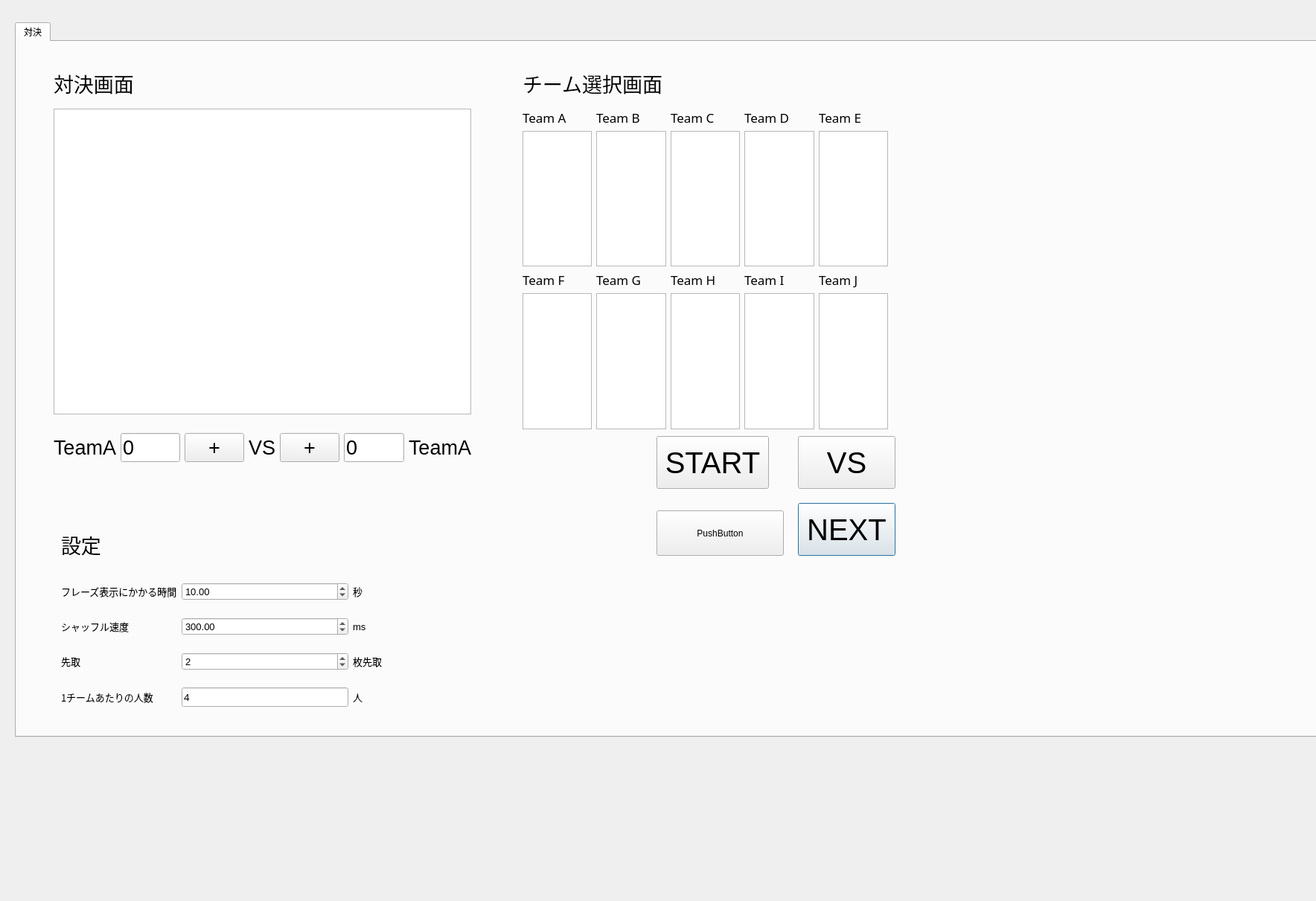
<?xml version="1.0" encoding="UTF-8"?>
<ui version="4.0">
 <class>Control</class>
 <widget class="QDialog" name="Control">
  <property name="geometry">
   <rect>
    <x>0</x>
    <y>0</y>
    <width>1768</width>
    <height>1211</height>
   </rect>
  </property>
  <property name="windowTitle">
   <string>Control Panel</string>
  </property>
  <widget class="QTabWidget" name="tabWidget">
   <property name="geometry">
    <rect>
     <x>20</x>
     <y>30</y>
     <width>1891</width>
     <height>961</height>
    </rect>
   </property>
   <property name="font">
    <font>
     <pointsize>9</pointsize>
    </font>
   </property>
   <property name="styleSheet">
    <string notr="true"/>
   </property>
   <property name="currentIndex">
    <number>0</number>
   </property>
   <widget class="QWidget" name="tab">
    <attribute name="title">
     <string>対決</string>
    </attribute>
    <widget class="QPushButton" name="nextButton">
     <property name="geometry">
      <rect>
       <x>1050</x>
       <y>620</y>
       <width>131</width>
       <height>71</height>
      </rect>
     </property>
     <property name="font">
      <font>
       <pointsize>30</pointsize>
      </font>
     </property>
     <property name="text">
      <string>NEXT</string>
     </property>
    </widget>
    <widget class="QTextEdit" name="textEdit">
     <property name="geometry">
      <rect>
       <x>50</x>
       <y>90</y>
       <width>561</width>
       <height>411</height>
      </rect>
     </property>
     <property name="font">
      <font>
       <pointsize>10</pointsize>
      </font>
     </property>
     <property name="html">
      <string>&lt;!DOCTYPE HTML PUBLIC &quot;-//W3C//DTD HTML 4.0//EN&quot; &quot;http://www.w3.org/TR/REC-html40/strict.dtd&quot;&gt;
&lt;html&gt;&lt;head&gt;&lt;meta name=&quot;qrichtext&quot; content=&quot;1&quot; /&gt;&lt;style type=&quot;text/css&quot;&gt;
p, li { white-space: pre-wrap; }
&lt;/style&gt;&lt;/head&gt;&lt;body style=&quot; font-family:'MS UI Gothic'; font-size:10pt; font-weight:400; font-style:normal;&quot;&gt;
&lt;p style=&quot;-qt-paragraph-type:empty; margin-top:0px; margin-bottom:0px; margin-left:0px; margin-right:0px; -qt-block-indent:0; text-indent:0px; font-size:80pt;&quot;&gt;&lt;br /&gt;&lt;/p&gt;
&lt;p style=&quot;-qt-paragraph-type:empty; margin-top:0px; margin-bottom:0px; margin-left:0px; margin-right:0px; -qt-block-indent:0; text-indent:0px; font-size:80pt;&quot;&gt;&lt;br /&gt;&lt;/p&gt;&lt;/body&gt;&lt;/html&gt;</string>
     </property>
    </widget>
    <widget class="QWidget" name="horizontalLayoutWidget">
     <property name="geometry">
      <rect>
       <x>50</x>
       <y>510</y>
       <width>561</width>
       <height>71</height>
      </rect>
     </property>
     <layout class="QHBoxLayout" name="horizontalLayout">
      <item>
       <widget class="QLabel" name="labelL">
        <property name="font">
         <font>
          <pointsize>20</pointsize>
         </font>
        </property>
        <property name="text">
         <string>TeamA</string>
        </property>
       </widget>
      </item>
      <item>
       <widget class="QLineEdit" name="pointL">
        <property name="font">
         <font>
          <pointsize>20</pointsize>
         </font>
        </property>
        <property name="text">
         <string>0</string>
        </property>
       </widget>
      </item>
      <item>
       <widget class="QPushButton" name="buttonL">
        <property name="font">
         <font>
          <pointsize>20</pointsize>
         </font>
        </property>
        <property name="text">
         <string>+</string>
        </property>
       </widget>
      </item>
      <item>
       <widget class="QLabel" name="label_31">
        <property name="font">
         <font>
          <pointsize>20</pointsize>
         </font>
        </property>
        <property name="text">
         <string>VS</string>
        </property>
       </widget>
      </item>
      <item>
       <widget class="QPushButton" name="buttonR">
        <property name="font">
         <font>
          <pointsize>20</pointsize>
         </font>
        </property>
        <property name="text">
         <string>+</string>
        </property>
       </widget>
      </item>
      <item>
       <widget class="QLineEdit" name="pointR">
        <property name="font">
         <font>
          <pointsize>20</pointsize>
         </font>
        </property>
        <property name="text">
         <string>0</string>
        </property>
       </widget>
      </item>
      <item>
       <widget class="QLabel" name="labelR">
        <property name="font">
         <font>
          <pointsize>20</pointsize>
         </font>
        </property>
        <property name="text">
         <string>TeamA</string>
        </property>
       </widget>
      </item>
     </layout>
    </widget>
    <widget class="QWidget" name="gridLayoutWidget">
     <property name="geometry">
      <rect>
       <x>680</x>
       <y>90</y>
       <width>491</width>
       <height>431</height>
      </rect>
     </property>
     <layout class="QGridLayout" name="gridLayout">
      <item row="1" column="4">
       <widget class="QListWidget" name="teamE_list">
        <property name="font">
         <font>
          <pointsize>13</pointsize>
         </font>
        </property>
       </widget>
      </item>
      <item row="0" column="1">
       <widget class="QLabel" name="labelB">
        <property name="font">
         <font>
          <family>Skranji</family>
          <pointsize>13</pointsize>
         </font>
        </property>
        <property name="text">
         <string>Team B</string>
        </property>
       </widget>
      </item>
      <item row="0" column="2">
       <widget class="QLabel" name="labelC">
        <property name="font">
         <font>
          <family>Skranji</family>
          <pointsize>13</pointsize>
         </font>
        </property>
        <property name="text">
         <string>Team C</string>
        </property>
       </widget>
      </item>
      <item row="1" column="0">
       <widget class="QListWidget" name="teamA_list">
        <property name="font">
         <font>
          <pointsize>13</pointsize>
         </font>
        </property>
       </widget>
      </item>
      <item row="3" column="1">
       <widget class="QListWidget" name="teamG_list">
        <property name="font">
         <font>
          <pointsize>13</pointsize>
         </font>
        </property>
       </widget>
      </item>
      <item row="0" column="0">
       <widget class="QLabel" name="labelA">
        <property name="font">
         <font>
          <family>Skranji</family>
          <pointsize>13</pointsize>
         </font>
        </property>
        <property name="styleSheet">
         <string notr="true"/>
        </property>
        <property name="text">
         <string>Team A</string>
        </property>
       </widget>
      </item>
      <item row="0" column="4">
       <widget class="QLabel" name="labelE">
        <property name="font">
         <font>
          <family>Skranji</family>
          <pointsize>13</pointsize>
         </font>
        </property>
        <property name="text">
         <string>Team E</string>
        </property>
       </widget>
      </item>
      <item row="1" column="1">
       <widget class="QListWidget" name="teamB_list">
        <property name="font">
         <font>
          <pointsize>13</pointsize>
         </font>
        </property>
       </widget>
      </item>
      <item row="3" column="3">
       <widget class="QListWidget" name="teamI_list">
        <property name="font">
         <font>
          <pointsize>13</pointsize>
         </font>
        </property>
       </widget>
      </item>
      <item row="1" column="3">
       <widget class="QListWidget" name="teamD_list">
        <property name="font">
         <font>
          <pointsize>13</pointsize>
         </font>
        </property>
       </widget>
      </item>
      <item row="3" column="2">
       <widget class="QListWidget" name="teamH_list">
        <property name="font">
         <font>
          <family>Yu Gothic UI</family>
          <pointsize>13</pointsize>
         </font>
        </property>
       </widget>
      </item>
      <item row="3" column="4">
       <widget class="QListWidget" name="teamJ_list">
        <property name="font">
         <font>
          <pointsize>13</pointsize>
         </font>
        </property>
       </widget>
      </item>
      <item row="1" column="2">
       <widget class="QListWidget" name="teamC_list">
        <property name="font">
         <font>
          <pointsize>13</pointsize>
         </font>
        </property>
       </widget>
      </item>
      <item row="3" column="0">
       <widget class="QListWidget" name="teamF_list">
        <property name="font">
         <font>
          <pointsize>13</pointsize>
         </font>
        </property>
       </widget>
      </item>
      <item row="0" column="3">
       <widget class="QLabel" name="labelD">
        <property name="font">
         <font>
          <family>Skranji</family>
          <pointsize>13</pointsize>
         </font>
        </property>
        <property name="text">
         <string>Team D</string>
        </property>
       </widget>
      </item>
      <item row="2" column="0">
       <widget class="QLabel" name="labelF">
        <property name="font">
         <font>
          <family>Skranji</family>
          <pointsize>13</pointsize>
         </font>
        </property>
        <property name="text">
         <string>Team F</string>
        </property>
       </widget>
      </item>
      <item row="2" column="1">
       <widget class="QLabel" name="labelG">
        <property name="font">
         <font>
          <family>Skranji</family>
          <pointsize>13</pointsize>
         </font>
        </property>
        <property name="text">
         <string>Team G</string>
        </property>
       </widget>
      </item>
      <item row="2" column="2">
       <widget class="QLabel" name="labelH">
        <property name="font">
         <font>
          <family>Skranji</family>
          <pointsize>13</pointsize>
         </font>
        </property>
        <property name="text">
         <string>Team H</string>
        </property>
       </widget>
      </item>
      <item row="2" column="3">
       <widget class="QLabel" name="labelI">
        <property name="font">
         <font>
          <family>Skranji</family>
          <pointsize>13</pointsize>
         </font>
        </property>
        <property name="text">
         <string>Team I</string>
        </property>
       </widget>
      </item>
      <item row="2" column="4">
       <widget class="QLabel" name="labelJ">
        <property name="font">
         <font>
          <family>Skranji</family>
          <pointsize>13</pointsize>
         </font>
        </property>
        <property name="text">
         <string>Team J</string>
        </property>
       </widget>
      </item>
     </layout>
    </widget>
    <widget class="QLabel" name="label_7">
     <property name="geometry">
      <rect>
       <x>50</x>
       <y>40</y>
       <width>151</width>
       <height>31</height>
      </rect>
     </property>
     <property name="font">
      <font>
       <pointsize>20</pointsize>
      </font>
     </property>
     <property name="text">
      <string>対決画面</string>
     </property>
    </widget>
    <widget class="QLabel" name="label_8">
     <property name="geometry">
      <rect>
       <x>680</x>
       <y>40</y>
       <width>231</width>
       <height>31</height>
      </rect>
     </property>
     <property name="font">
      <font>
       <pointsize>20</pointsize>
      </font>
     </property>
     <property name="text">
      <string>チーム選択画面</string>
     </property>
    </widget>
    <widget class="QWidget" name="gridLayoutWidget_2">
     <property name="geometry">
      <rect>
       <x>60</x>
       <y>710</y>
       <width>431</width>
       <height>201</height>
      </rect>
     </property>
     <layout class="QGridLayout" name="gridLayout_3">
      <item row="1" column="1">
       <widget class="QDoubleSpinBox" name="shuffle_speed">
        <property name="font">
         <font>
          <pointsize>10</pointsize>
         </font>
        </property>
        <property name="maximum">
         <double>1000.000000000000000</double>
        </property>
        <property name="value">
         <double>300.000000000000000</double>
        </property>
       </widget>
      </item>
      <item row="2" column="1">
       <widget class="QSpinBox" name="spinBox">
        <property name="font">
         <font>
          <pointsize>10</pointsize>
         </font>
        </property>
        <property name="value">
         <number>2</number>
        </property>
       </widget>
      </item>
      <item row="0" column="0">
       <widget class="QLabel" name="label">
        <property name="font">
         <font>
          <pointsize>10</pointsize>
         </font>
        </property>
        <property name="text">
         <string>フレーズ表示にかかる時間</string>
        </property>
       </widget>
      </item>
      <item row="1" column="0">
       <widget class="QLabel" name="label_6">
        <property name="font">
         <font>
          <pointsize>10</pointsize>
         </font>
        </property>
        <property name="text">
         <string>シャッフル速度</string>
        </property>
       </widget>
      </item>
      <item row="2" column="2">
       <widget class="QLabel" name="label_3">
        <property name="font">
         <font>
          <pointsize>10</pointsize>
         </font>
        </property>
        <property name="text">
         <string>枚先取</string>
        </property>
       </widget>
      </item>
      <item row="2" column="0">
       <widget class="QLabel" name="labelJ_2">
        <property name="font">
         <font>
          <family>Skranji</family>
          <pointsize>10</pointsize>
         </font>
        </property>
        <property name="text">
         <string>先取</string>
        </property>
       </widget>
      </item>
      <item row="3" column="1">
       <widget class="QLineEdit" name="shuffle_num">
        <property name="font">
         <font>
          <family>Skranji</family>
          <pointsize>10</pointsize>
         </font>
        </property>
        <property name="text">
         <string>4</string>
        </property>
       </widget>
      </item>
      <item row="0" column="1">
       <widget class="QDoubleSpinBox" name="max_sec">
        <property name="font">
         <font>
          <pointsize>10</pointsize>
         </font>
        </property>
        <property name="value">
         <double>10.000000000000000</double>
        </property>
       </widget>
      </item>
      <item row="1" column="2">
       <widget class="QLabel" name="label_5">
        <property name="font">
         <font>
          <pointsize>10</pointsize>
         </font>
        </property>
        <property name="text">
         <string>ms</string>
        </property>
       </widget>
      </item>
      <item row="3" column="0">
       <widget class="QLabel" name="label_21">
        <property name="font">
         <font>
          <family>Skranji</family>
          <pointsize>10</pointsize>
         </font>
        </property>
        <property name="text">
         <string>1チームあたりの人数</string>
        </property>
       </widget>
      </item>
      <item row="3" column="2">
       <widget class="QLabel" name="label_4">
        <property name="font">
         <font>
          <pointsize>10</pointsize>
         </font>
        </property>
        <property name="text">
         <string>人</string>
        </property>
       </widget>
      </item>
      <item row="0" column="2">
       <widget class="QLabel" name="label_2">
        <property name="font">
         <font>
          <pointsize>10</pointsize>
         </font>
        </property>
        <property name="text">
         <string>秒</string>
        </property>
       </widget>
      </item>
     </layout>
    </widget>
    <widget class="QLabel" name="label_9">
     <property name="geometry">
      <rect>
       <x>60</x>
       <y>660</y>
       <width>151</width>
       <height>31</height>
      </rect>
     </property>
     <property name="font">
      <font>
       <pointsize>20</pointsize>
      </font>
     </property>
     <property name="text">
      <string>設定</string>
     </property>
    </widget>
    <widget class="QPushButton" name="pushButton">
     <property name="geometry">
      <rect>
       <x>860</x>
       <y>630</y>
       <width>171</width>
       <height>61</height>
      </rect>
     </property>
     <property name="text">
      <string>PushButton</string>
     </property>
    </widget>
    <widget class="QPushButton" name="startButton">
     <property name="geometry">
      <rect>
       <x>860</x>
       <y>530</y>
       <width>151</width>
       <height>71</height>
      </rect>
     </property>
     <property name="font">
      <font>
       <pointsize>30</pointsize>
      </font>
     </property>
     <property name="text">
      <string>START</string>
     </property>
    </widget>
    <widget class="QPushButton" name="vsButton">
     <property name="geometry">
      <rect>
       <x>1050</x>
       <y>530</y>
       <width>131</width>
       <height>71</height>
      </rect>
     </property>
     <property name="font">
      <font>
       <pointsize>30</pointsize>
      </font>
     </property>
     <property name="text">
      <string>VS</string>
     </property>
    </widget>
   </widget>
  </widget>
 </widget>
 <resources/>
 <connections/>
</ui>
